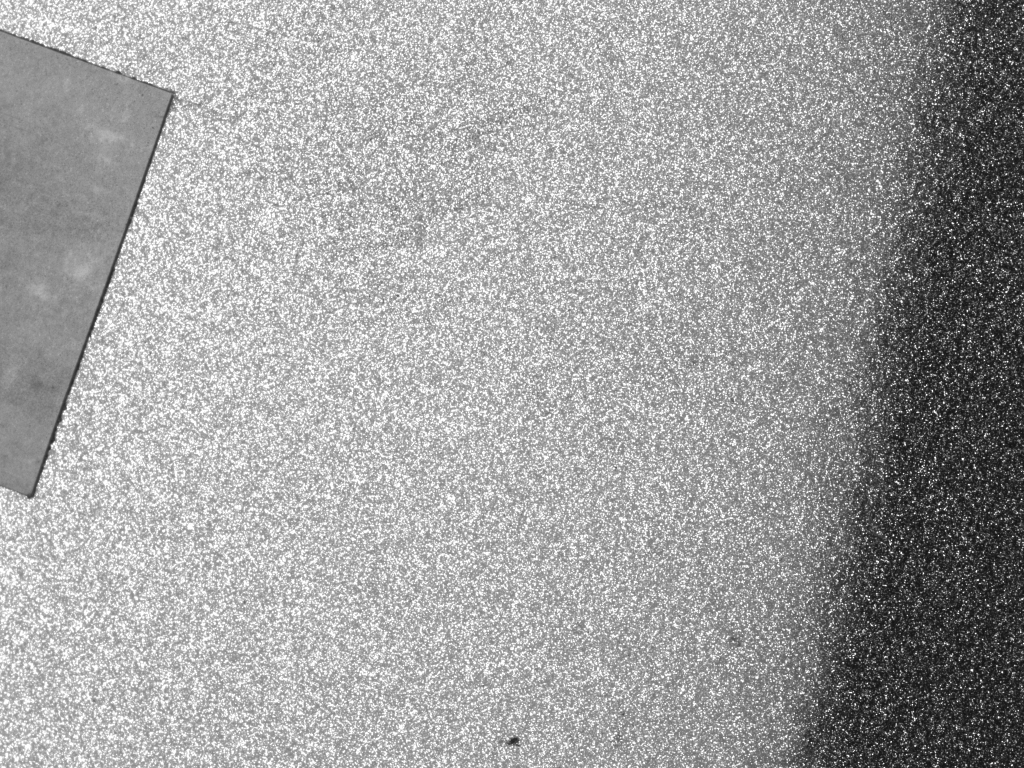
#> input picture data20260903/data20260903/image1.png, 2048 x 1536 px (shown at 1/2 size); its folder holds only this picture in this run
$ python window_size_comparison_unnormalized.py
#> lines starting #> are read from the running program, lines starting #| are printed output that depends on the picture
### multiscale_fft_experiment.py
#!/usr/bin/env python3
"""Exact neighboring-spectrum experiment and FFT worker benchmark."""
import argparse
import csv
import json
import os
import platform
import subprocess
import tempfile
import time
from datetime import datetime
from pathlib import Path

import matplotlib
matplotlib.use('Agg')
import matplotlib.pyplot as plt
import matplotlib.font_manager as fm
import numpy as np
import psutil
from PIL import Image, ImageDraw
from scipy import fft
from numpy.lib.stride_tricks import sliding_window_view

ROOT = Path(__file__).resolve().parent
DATA = ROOT / 'data20260903' / 'data20260903'
OUT = ROOT / 'output_multiscale_fft'
STRIDE, SPACING, BATCH, EPS = 16, 128, 64, np.float32(1e-12)
FMIN, FMAX = .02, .50

for font in ['Yu Gothic', 'Meiryo', 'Noto Sans CJK JP']:
    if font in {f.name for f in fm.fontManager.ttflist}:
        plt.rcParams['font.family'] = font
        break
plt.rcParams['axes.unicode_minus'] = False


def unique_dir(path):
    if path.exists():
        stamp = datetime.now().strftime('%Y%m%d_%H%M%S')
        path = path.with_name(path.name + '_' + stamp)
        i = 1
        while path.exists():
            path = path.with_name(path.name + f'_{i}')
            i += 1
    path.mkdir(parents=True)
    return path


# [101 lines left out: functions csv_write, analyze, shape_mask, load_labels, selections, summarize, not called in this run]


def extent(r):
    return [r['xs'][0]-STRIDE/2,r['xs'][-1]+STRIDE/2,r['ys'][-1]+STRIDE/2,r['ys'][0]-STRIDE/2]


# [146 lines left out: functions plot_single, plot_comparison, multiscale, benchmark, main, not called in this run]


# [1 lines that do not run on import are left out]

### evaluate_all_radial_fft.py
#!/usr/bin/env python3
"""Resume-safe image-level evaluation of fixed radial FFT settings."""
import argparse
import csv
import json
import os
import shutil
import subprocess
import sys
import time
import unicodedata
from pathlib import Path

import matplotlib
matplotlib.use('Agg')
import matplotlib.pyplot as plt
import numpy as np
import psutil
from PIL import Image
from scipy import fft
from numpy.lib.stride_tricks import sliding_window_view
import multiscale_fft_experiment as base
import radial_fft_experiment as radial

N=256; STRIDE=16; SPACING=128; FREQ=(.01,.5); WIDTH=.01; EPS=base.EPS
MIN_REFERENCES=3; MIN_NORMAL=100; MIN_STD=1e-6
NO_GRID={1,19,20,21}
CLASSES=['局所変形','点状異常','線状異常','面状異常']
OUT=base.ROOT/'output_all_images_radial_fft'


# [4 lines left out: function canon, not called in this run]


def annotation(path,shape):
    if not path.exists(): return None
    entries=base.load_labels(path,shape)
    return [(canon(label),mask) for label,mask in entries]


# [13 lines left out: function neighbor_features, not called in this run]


def references(shape):
    h,w=shape; ny=max(0,(h-N)//STRIDE+1); nx=max(0,(w-N)//STRIDE+1); step=SPACING//STRIDE
    return np.asarray([[sum(0<=y+dy*step<ny and 0<=x+dx*step<nx for dy in (-1,0,1) for dx in (-1,0,1) if dy or dx) for x in range(nx)] for y in range(ny)])


# [34 lines left out: functions analyze, summary_stats, not called in this run]


def values(data,mask): return data['scores'][mask & np.isfinite(data['scores'])]


# [297 lines left out: functions defect_stats, classification, produce_images, process_one, weighted_threshold, load_evaluation and 4 more, not called in this run]


# [1 lines that do not run on import are left out]

### radial_fft_experiment.py
#!/usr/bin/env python3
"""Compare original 2-D FFT neighbor scores with radial power spectra."""
import argparse
import json
import os
import tempfile
import time
from pathlib import Path

import matplotlib
matplotlib.use('Agg')
import matplotlib.pyplot as plt
import numpy as np
import psutil
from PIL import Image
from scipy import fft
from scipy.sparse import csr_matrix
from numpy.lib.stride_tricks import sliding_window_view
import multiscale_fft_experiment as base

RANGES = [(0.005,0.50),(0.01,0.50),(0.02,0.50),(0.02,0.20)]
MAIN = (0.02,0.50)
STRIDE, SPACING, EPS = base.STRIDE, base.SPACING, base.EPS


def grids(n, width, ranges=RANGES):
    fy=np.fft.fftshift(np.fft.fftfreq(n)).astype(np.float32)
    fx=np.fft.rfftfreq(n).astype(np.float32)
    yy,xx=np.meshgrid(fy,fx,indexing='ij'); radius=np.sqrt(xx**2+yy**2)
    bins=np.floor(radius/width).astype(int)
    count_bins=int(np.floor(.5/width))+1
    weight=np.full(radius.shape,2,np.float32); weight[:,0]=1
    if n%2==0: weight[:,-1]=1
    specs={}
    for low,high in ranges:
        mask=(radius>=low)&(radius<=high); indexes=bins[mask]
        counts=np.bincount(indexes,weights=weight[mask],minlength=count_bins)
        valid=counts>=4
        ids=np.flatnonzero(mask.ravel()); selected=bins.ravel()[ids]
        # Linear power summation with conjugate multiplicities. Empty/underpopulated bins omitted.
        mat=csr_matrix((weight.ravel()[ids],(ids,selected)),shape=(radius.size,count_bins),dtype=np.float32)
        specs[(low,high)]={'mask':mask,'counts':counts,'valid':valid,'matrix':mat}
    return fy,fx,radius,specs


# [288 lines left out: functions check_full_fft, neighbor_compare, do_window, evaluate, draw_map, window_plots and 3 more, not called in this run]


# [1 lines that do not run on import are left out]

### window_size_comparison_unnormalized.py
#!/usr/bin/env python3
"""Unnormalised local radial-FFT comparison for five analysis-window sizes."""
from __future__ import annotations

import argparse
import csv
import json
import math
import time
from pathlib import Path

import matplotlib
matplotlib.use("Agg")
import matplotlib.pyplot as plt
import numpy as np
from PIL import Image
from matplotlib.patches import Rectangle
from scipy import fft
from scipy.ndimage import label as connected_components
from sklearn.metrics import average_precision_score, roc_auc_score

import evaluate_all_radial_fft as labels_impl
import multiscale_fft_experiment as base
import radial_fft_experiment as radial


ROOT = Path(__file__).resolve().parent
DATA = ROOT / "data20260903" / "data20260903"
OUT = ROOT / "output_window_size_comparison_unnormalized"
WINDOWS = (32, 64, 128, 256, 512)
STRIDE = 16
EVAL_SIZE = 16
EVAL_HALF = EVAL_SIZE // 2
FREQ = (0.020, 0.500)
BIN_WIDTH = 0.010
EPS = base.EPS
OFFSETS = tuple((dy, dx) for dy in (-1, 0, 1) for dx in (-1, 0, 1) if dy or dx)
DEFECT_LABELS = set(labels_impl.CLASSES)
EXCLUSION_LABELS = {"tag", "background"}
GRID_IMAGES = set(range(2, 18))
SCOPE_WINDOWS = {"all_positions": WINDOWS, "common_64_128_256": (64, 128, 256), "common_all_windows": WINDOWS}


# [5 lines left out: function write_csv, not called in this run]


def group_for(image_id: int) -> str:
    return "grid" if image_id in GRID_IMAGES else "no_grid"


def target_centres(shape: tuple[int, int], window: int, reference_policy: str) -> tuple[np.ndarray, np.ndarray]:
    height, width = shape; half = window // 2
    margin = window + half if reference_policy == "strict8" else half
    xs = np.arange(half, width-half+1, STRIDE, dtype=np.int32)
    ys = np.arange(half, height-half+1, STRIDE, dtype=np.int32)
    return xs[(xs >= margin) & (xs <= width-margin)], ys[(ys >= margin) & (ys <= height-margin)]


def required_coordinates(xs: np.ndarray, ys: np.ndarray, window: int, reference_policy: str) -> list[tuple[int, int]]:
    coords = {(int(x), int(y)) for y in ys for x in xs}
    if reference_policy == "strict8":
        coords.update((int(x+dx*window), int(y+dy*window)) for y in ys for x in xs for dy, dx in OFFSETS)
    return sorted(coords, key=lambda p: (p[1], p[0]))


def calculate_spectra(image: np.ndarray, coords: list[tuple[int, int]], window: int,
                      workers: int, requested_batch: int) -> tuple[np.ndarray, dict, int, int]:
    """Raw radial power in dB: deliberately no total-power normalisation."""
    _, _, _, specs = radial.grids(window, BIN_WIDTH, [FREQ]); spec = specs[FREQ]
    valid = spec["valid"]; half = window//2
    hann1 = np.hanning(window).astype(np.float32); hann = np.outer(hann1, hann1).astype(np.float32)
    spectra = np.empty((len(coords), int(valid.sum())), np.float32)
    cache = {coord: i for i, coord in enumerate(coords)}
    # Keep roughly the same input-pixel memory per FFT call at every W.
    batch = max(1, min(requested_batch, 2_000_000 // (window*window)))
    for start in range(0, len(coords), batch):
        chosen = coords[start:start+batch]
        values = np.stack([image[y-half:y+half, x-half:x+half] for x, y in chosen]).astype(np.float32, copy=False).copy()
        values -= values.mean(axis=(-2, -1), keepdims=True); values *= hann
        transformed = fft.rfft2(values, axes=(-2, -1), workers=workers)
        power = (np.abs(fft.fftshift(transformed, axes=(-2,)))**2).astype(np.float32)
        sums = power.reshape(len(power), -1) @ spec["matrix"]
        radial_mean_power = sums[:, valid] / spec["counts"][valid][None, :]
        spectra[start:start+len(chosen)] = (10.0*np.log10(radial_mean_power+EPS)).astype(np.float32)
    return spectra, cache, int(valid.sum()), batch


def calculate_score(spectra: np.ndarray, cache: dict, xs: np.ndarray, ys: np.ndarray, window: int) -> tuple[np.ndarray, np.ndarray]:
    score = np.empty((len(ys), len(xs)), np.float32)
    counts = np.empty((len(ys), len(xs)), np.uint8)
    for iy, y in enumerate(ys):
        for ix, x in enumerate(xs):
            target = spectra[cache[int(x), int(y)]]
            ref_coords = [(int(x+dx*window), int(y+dy*window)) for dy, dx in OFFSETS
                          if (int(x+dx*window), int(y+dy*window)) in cache]
            counts[iy, ix] = len(ref_coords)
            if not ref_coords:
                score[iy, ix] = np.nan
                continue
            refs = np.stack([spectra[cache[coord]] for coord in ref_coords])
            score[iy, ix] = np.sqrt(np.mean((target-refs.mean(axis=0))**2))
    return score, counts


# [7 lines left out: function rectangle_overlap, not called in this run]


def masks_for(image_id: int, shape: tuple[int, int], xs: np.ndarray, ys: np.ndarray, data: Path) -> dict:
    labels = labels_impl.annotation(data/f"image{image_id}.json", shape)
    if labels is None: raise FileNotFoundError(f"image{image_id}.json")
    zeros = np.zeros(shape, bool)
    defects = [(idx, name, mask) for idx, (name, mask) in enumerate(labels) if name in DEFECT_LABELS]
    exclusion_masks = [mask for name, mask in labels if name in EXCLUSION_LABELS]
    defect_pixels = np.logical_or.reduce([m for _, _, m in defects]) if defects else zeros.copy()
    exclusion_pixels = np.logical_or.reduce(exclusion_masks) if exclusion_masks else zeros.copy()
    excluded = rectangle_overlap(exclusion_pixels, xs, ys); defect_grid = rectangle_overlap(defect_pixels, xs, ys)
    instances = [{"annotation_index": idx, "label": name, "selection": rectangle_overlap(mask, xs, ys)&~excluded}
                 for idx, name, mask in defects]
    return {"labels": labels, "defect_pixel": defect_pixels, "exclusion_pixel": exclusion_pixels,
            "excluded": excluded, "defect": defect_grid&~excluded, "normal": ~defect_grid&~excluded,
            "instances": instances}


# [19 lines left out: functions common_coordinate_masks, equal_image_quantile, not called in this run]


def auc_pair(y: np.ndarray, score: np.ndarray) -> tuple[float, float]:
    return ((float(roc_auc_score(y, score)), float(average_precision_score(y, score)))
            if len(np.unique(y)) == 2 else (math.nan, math.nan))


def component_count(mask: np.ndarray) -> int:
    return int(connected_components(mask, structure=np.ones((3, 3), np.uint8))[1])


# [5 lines left out: function overlay_annotations, not called in this run]


def extent(record: dict) -> list[float]:
    return [record["xs"][0]-STRIDE/2, record["xs"][-1]+STRIDE/2,
            record["ys"][-1]+STRIDE/2, record["ys"][0]-STRIDE/2]


# [150 lines left out: functions percentile_range, render_outputs, make_plots, make_report, not called in this run]


def run(args: argparse.Namespace) -> Path:
    output=base.unique_dir(args.output)
    settings={"data":str(args.data.resolve()),"windows":list(WINDOWS),"stride":STRIDE,"evaluation_size":EVAL_SIZE,
              "power_normalisation":"none","fft_scaling":"scipy.fft.rfft2 default backward; power=abs(F)^2; no W division",
              "rms_frequency":list(FREQ),"radial_bin_width":BIN_WIDTH,
              "reference_count_policy":("exactly 8" if args.reference_policy=="strict8" else "all available in-image references; minimum 1"),"reference_distance":"d=W",
              "reference_spectrum":("arithmetic mean of 8 dB radial spectra" if args.reference_policy=="strict8" else "arithmetic mean of available in-image dB radial spectra"),"score":"RMS dB difference",
              "reference_policy":args.reference_policy,
              "threshold":"same-lighting-group LOIO equal-image-weighted normal p99","requested_fft_batch_size":args.batch_size}
    (output/"settings.json").write_text(json.dumps(settings,ensure_ascii=False,indent=2),encoding="utf-8")
    records:dict[int,dict[int,dict]]={};processing=[];excluded=[]
    for image_id in range(1,22):
        path=args.data/f"image{image_id}.png"
        if not path.exists(): excluded.append({"image_id":f"image{image_id}","reason":"image missing"});continue
        image=np.asarray(Image.open(path).convert("L"),np.float32);by_window={}
        for window in WINDOWS:
            xs,ys=target_centres(image.shape,window,args.reference_policy)
            if not len(xs) or not len(ys):
                reason=f"analysis window does not fit image; image={image.shape[1]}x{image.shape[0]}, W={window}"
                excluded.append({"image_id":f"image{image_id}","window_size":window,"reason":reason});processing.append({"image_id":f"image{image_id}","window_size":window,"status":"excluded","reason":reason});continue
            started=time.perf_counter();coords=required_coordinates(xs,ys,window,args.reference_policy)
            spectra,cache,valid_bins,effective_batch=calculate_spectra(image,coords,window,args.workers,args.batch_size)
            score,reference_counts=calculate_score(spectra,cache,xs,ys,window);masks=masks_for(image_id,image.shape,xs,ys,args.data)
            if not np.isfinite(score).any():
                reason=f"no in-image reference window at d=W; image={image.shape[1]}x{image.shape[0]}, W={window}"
                excluded.append({"image_id":f"image{image_id}","window_size":window,"reason":reason});processing.append({"image_id":f"image{image_id}","window_size":window,"status":"excluded","reason":reason});continue
            record={"image":image,"window":window,"xs":xs,"ys":ys,"score":score,"reference_counts":reference_counts,"masks":masks,"valid_bins":valid_bins,"group":group_for(image_id),"scopes":{"all_positions":np.isfinite(score)}}
            by_window[window]=record;seconds=time.perf_counter()-started
            processing.append({"image_id":f"image{image_id}","window_size":window,"status":"evaluated","width":image.shape[1],"height":image.shape[0],"valid_target_positions":int(np.isfinite(score).sum()),"unique_cached_spectra":len(coords),"valid_frequency_bins":valid_bins,"minimum_reference_count":int(reference_counts.min()),"maximum_reference_count":int(reference_counts.max()),"locations_with_8_references":int(np.sum(reference_counts==8)),"effective_fft_batch_size":effective_batch,"seconds":seconds})
            print(f"image{image_id} W={window}: target={score.size:,}, FFT={len(coords):,}, bins={valid_bins}, {seconds:.1f}s",flush=True)
#> this loop made 1 pass
#> (valid_bins, effective_batch) on pass 1: (43, 64)
#> pass 1, in run, `score, reference_counts = calculate_score(spectra, cache, xs, ys, wind`:
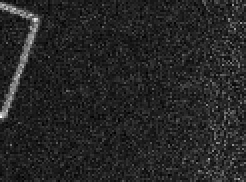
#> score: shape (91, 123) float32 (shown 2 times larger); min 1.17, max 9.55, mean 2.42; drawn with min black and max white
#> after the loop, by_window = 0 items; excluded = []; processing = []
        if by_window:
            common_b=common_coordinate_masks(by_window,(64,128,256));common_c=common_coordinate_masks(by_window,WINDOWS)
            if common_b:
                for window,mask in common_b.items():by_window[window]["scopes"]["common_64_128_256"]=mask
            if common_c:
                for window,mask in common_c.items():by_window[window]["scopes"]["common_all_windows"]=mask
            records[image_id]=by_window
    write_csv(output/"processing_summary.csv",processing);write_csv(output/"excluded_images.csv",excluded,["image_id","window_size","reason"])
    thresholds={};image_rows=[];instance_rows=[]
    for image_id,by_window in records.items():
      for window,r in by_window.items():
       for scope,scope_mask in r["scopes"].items():
        training=[];training_names=[]
        for other_id,other_windows in records.items():
            if other_id==image_id or window not in other_windows or other_windows[window]["group"]!=r["group"] or scope not in other_windows[window]["scopes"]:continue
            other=other_windows[window];mask=other["scopes"][scope]&other["masks"]["normal"];v=other["score"][mask]
            if len(v):training.append(v);training_names.append(f"image{other_id}")
        threshold=equal_image_quantile(training);thresholds[window,scope,image_id]=threshold
        valid=scope_mask;normal_mask=valid&r["masks"]["normal"];defect_mask=valid&r["masks"]["defect"]
        normal=r["score"][normal_mask];defect=r["score"][defect_mask]
        normal_hits=normal_mask&(r["score"]>threshold) if threshold is not None else np.zeros_like(valid)
        defect_hits=defect>threshold if threshold is not None else np.zeros(len(defect),bool)
        detected=evaluable=unassessable=0
        for inst in r["masks"]["instances"]:
            selection=valid&inst["selection"];values=r["score"][selection];hit=bool(np.any(values>threshold)) if threshold is not None and len(values) else None
            if len(values):evaluable+=1;detected+=hit is True
            else:unassessable+=1
            instance_rows.append({"window_size":window,"scope":scope,"image_id":f"image{image_id}","group":r["group"],"annotation_index":inst["annotation_index"],"defect_label":inst["label"],"candidate_windows":len(values),"threshold":threshold,"detected":hit,"maximum_score":float(values.max()) if len(values) else None,"status":"evaluable" if len(values) else "out_of_scope"})
        roc,pr=auc_pair(np.r_[np.zeros(len(normal),bool),np.ones(len(defect),bool)],np.r_[normal,defect])
        image_rows.append({"window_size":window,"scope":scope,"image_id":f"image{image_id}","group":r["group"],"status":"evaluated","valid_positions":int(valid.sum()),"valid_frequency_bins":r["valid_bins"],"normal_windows":len(normal),"defect_windows":len(defect),"roc_auc":roc,"pr_auc":pr,"threshold_loio_normal_p99":threshold,"threshold_training_images":";".join(training_names),"normal_false_positive_windows":int(normal_hits.sum()),"normal_fpr":float(normal_hits.sum()/len(normal)) if len(normal) else None,"false_positive_components":component_count(normal_hits),"detected_defect_windows":int(defect_hits.sum()),"defect_window_tpr":float(defect_hits.mean()) if len(defect_hits) else None,"detected_defect_instances":detected,"evaluable_defect_instances":evaluable,"unassessable_defect_instances":unassessable,"defect_instance_detection_rate":detected/evaluable if evaluable else None})
    summary=[]
    for scope in SCOPE_WINDOWS:
      for window in WINDOWS:
        rows=[r for r in image_rows if r["scope"]==scope and r["window_size"]==window]
        if not rows:continue
        samples=[];ysamp=[]
        for image_id,by_window in records.items():
            if window not in by_window or scope not in by_window[window]["scopes"]:continue
            r=by_window[window];valid=r["scopes"][scope];n=r["score"][valid&r["masks"]["normal"]];d=r["score"][valid&r["masks"]["defect"]]
            samples.extend((n,d));ysamp.extend((np.zeros(len(n),bool),np.ones(len(d),bool)))
        score=np.concatenate(samples);y=np.concatenate(ysamp);roc,pr=auc_pair(y,score);normal_count=sum(r["normal_windows"] for r in rows);defect_count=sum(r["defect_windows"] for r in rows);eval_inst=sum(r["evaluable_defect_instances"] for r in rows)
        summary.append({"window_size":window,"scope":scope,"evaluated_images":len(rows),"valid_positions":sum(r["valid_positions"] for r in rows),"valid_frequency_bins":rows[0]["valid_frequency_bins"],"normal_windows":normal_count,"defect_windows":defect_count,"roc_auc":roc,"pr_auc":pr,"window_tpr_at_train_fpr1":sum(r["detected_defect_windows"] for r in rows)/defect_count if defect_count else None,"actual_normal_fpr":sum(r["normal_false_positive_windows"] for r in rows)/normal_count if normal_count else None,"normal_false_positive_windows":sum(r["normal_false_positive_windows"] for r in rows),"false_positive_components":sum(r["false_positive_components"] for r in rows),"detected_defect_instances":sum(r["detected_defect_instances"] for r in rows),"evaluable_defect_instances":eval_inst,"unassessable_defect_instances":sum(r["unassessable_defect_instances"] for r in rows),"defect_instance_detection_rate":sum(r["detected_defect_instances"] for r in rows)/eval_inst if eval_inst else None})
    group_rows=[]
    for scope in SCOPE_WINDOWS:
      for window in WINDOWS:
       for group in ("grid","no_grid"):
        rows=[r for r in image_rows if r["scope"]==scope and r["window_size"]==window and r["group"]==group]
        if not rows: continue
        normal=sum(r["normal_windows"] for r in rows); defect=sum(r["defect_windows"] for r in rows); evaluable=sum(r["evaluable_defect_instances"] for r in rows)
        group_rows.append({"window_size":window,"scope":scope,"group":group,"images":len(rows),"images_with_both_classes":sum(np.isfinite(r["roc_auc"]) for r in rows),"mean_per_image_roc_auc":float(np.nanmean([r["roc_auc"] for r in rows])),"mean_per_image_pr_auc":float(np.nanmean([r["pr_auc"] for r in rows])),"normal_windows":normal,"defect_windows":defect,"actual_normal_fpr":sum(r["normal_false_positive_windows"] for r in rows)/normal if normal else None,"detected_defect_instances":sum(r["detected_defect_instances"] for r in rows),"evaluable_defect_instances":evaluable,"defect_instance_detection_rate":sum(r["detected_defect_instances"] for r in rows)/evaluable if evaluable else None})
    write_csv(output/"window_size_comparison.csv",summary);write_csv(output/"per_image_results.csv",image_rows);write_csv(output/"defect_instance_results.csv",instance_rows);write_csv(output/"group_metrics.csv",group_rows)
    scale_rows=[];render_outputs(records,thresholds,output,scale_rows);write_csv(output/"display_scale_comparison.csv",scale_rows)
    make_plots(summary,records,processing,output);make_report(output,summary,processing,excluded,scale_rows,image_rows,args.reference_policy)
    print(f"completed: {output.resolve()}",flush=True);return output


def main() -> None:
    parser=argparse.ArgumentParser(description=__doc__);parser.add_argument("--data",type=Path,default=DATA);parser.add_argument("--output",type=Path,default=OUT);parser.add_argument("--workers",type=int,default=4);parser.add_argument("--batch-size",type=int,default=64);parser.add_argument("--reference-policy",choices=("strict8","available"),default="strict8");args=parser.parse_args()
    if args.workers<1 or args.batch_size<1:parser.error("workers and batch-size must be positive")
    run(args)


#> (the run stopped early here; a loop or call above may not have finished)
